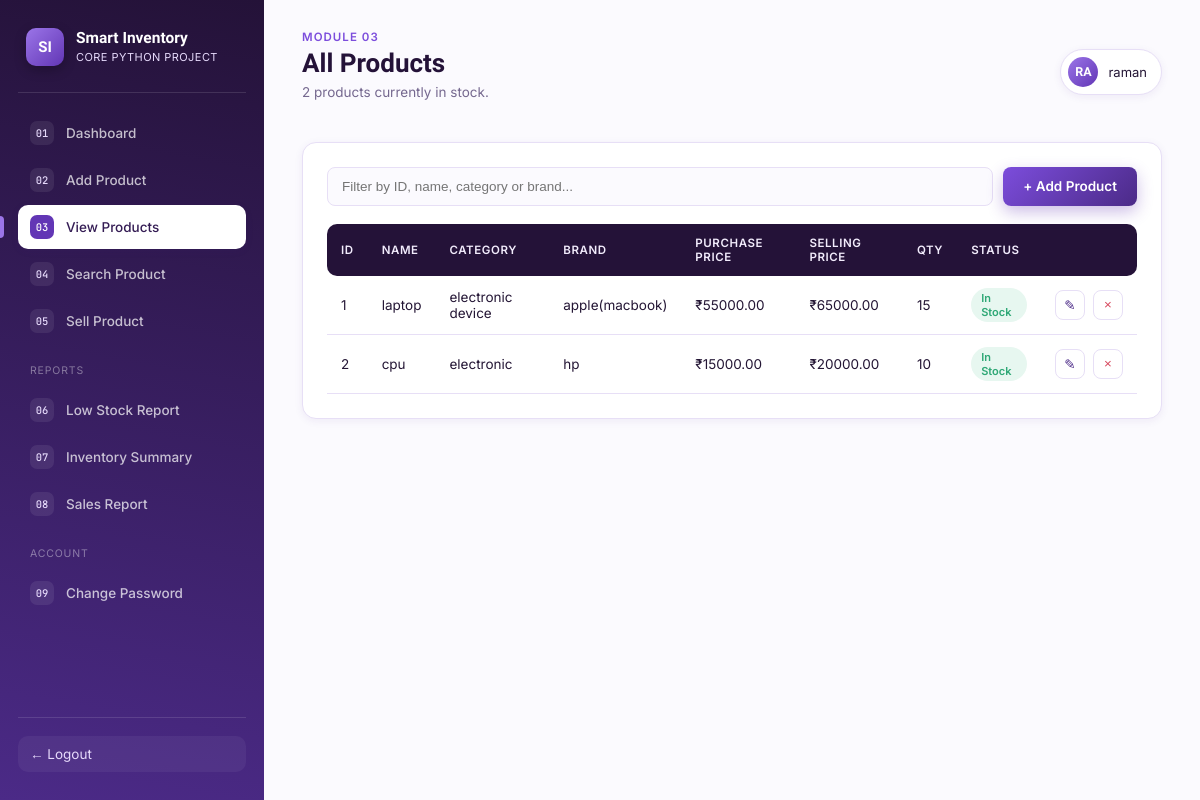
The page /products/ (signed in) on the database as committed earlier.
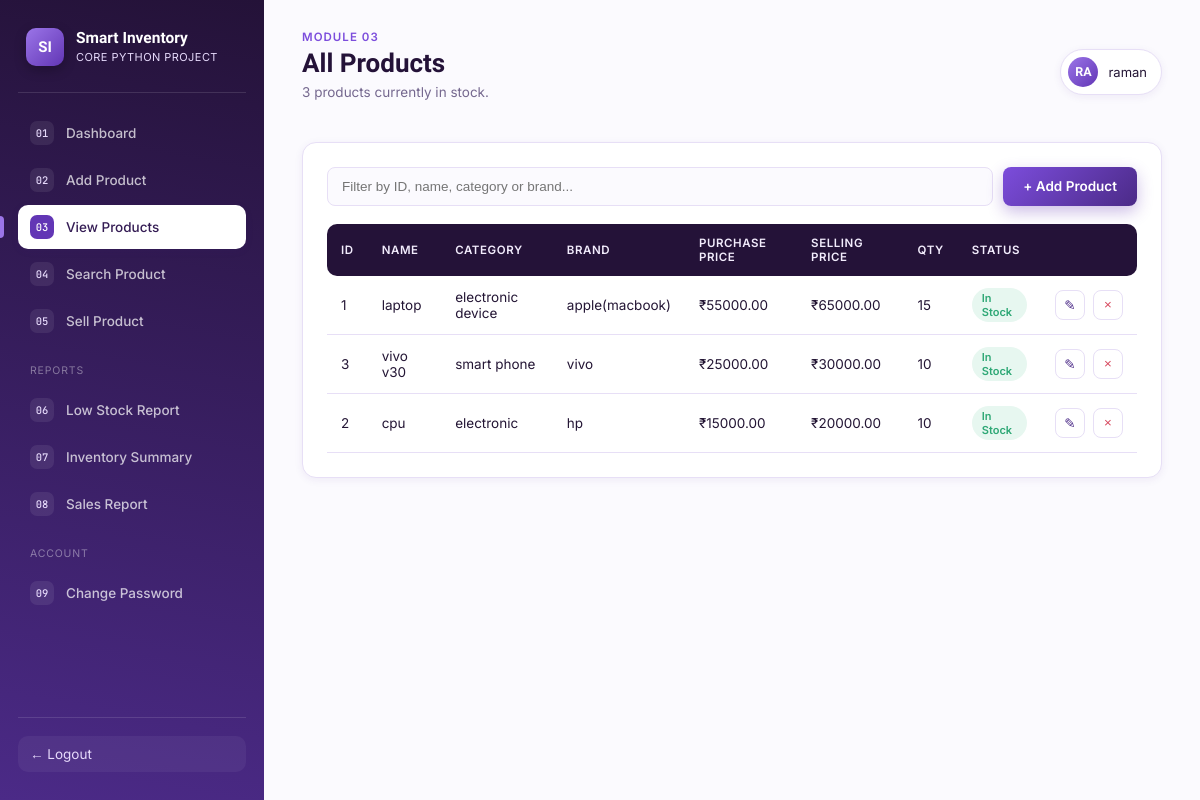
The same page on the database as committed later.
### inventory/models.py (models this page shows, shortened)
class Product(models.Model):
    GST_CHOICES = [
        (0, "0%"),
        (5, "5%"),
        (12, "12%"),
        (18, "18%"),
        (28, "28%"),
    ]
    product_id = models.CharField(max_length=20, unique=True)
    name = models.CharField(max_length=120)
    category = models.CharField(max_length=80)
    brand = models.CharField(max_length=80, blank=True)
    purchase_price = models.DecimalField(max_digits=10, decimal_places=2)
    selling_price = models.DecimalField(max_digits=10, decimal_places=2)
    quantity = models.PositiveIntegerField(default=0)
    gst_slab = models.PositiveSmallIntegerField(choices=GST_CHOICES, default=18)
    low_stock_threshold = models.PositiveIntegerField(default=5)
    created_at = models.DateTimeField(auto_now_add=True)
    updated_at = models.DateTimeField(auto_now=True)
    class Meta:
        ordering = ["product_id"]

### inventory/views.py (the view)
# urls.py: path('products/', views.view_products, name='view_products'),
@login_required
def view_products(request):
    products = Product.objects.all()
    return render(request, "view_products.html", {"products": products})

### inventory/templates/view_products.html (shortened to what this page needs)
{% extends "base.html" %}
{% block eyebrow %}<p class="page-eyebrow">Module 03</p>{% endblock %}
{% block page_title %}All Products{% endblock %}
{% block page_subtitle %}<p class="page-subtitle">{{ products|length|default:"0" }} products currently in stock.</p>{% endblock %}
{% block content %}
  <div class="card">
    <div class="search-bar">
      <input type="text" id="liveFilter" placeholder="Filter by ID, name, category or brand...">
      <a href="{% url 'add_product' %}" class="btn btn-primary">+ Add Product</a>
    </div>
    <div class="table-wrap">
      <table class="data-table" id="productTable">
        <thead>
          <tr>
            <th>ID</th><th>Name</th><th>Category</th><th>Brand</th>
            <th>Purchase Price</th><th>Selling Price</th><th>Qty</th><th>Status</th><th></th>
          </tr>
        </thead>
        <tbody>
          {% for product in products %}
          <tr>
            <td>{{ product.id }}</td>
            <td>{{ product.name }}</td>
            <td>{{ product.category }}</td>
            <td>{{ product.brand }}</td>
            <td>₹{{ product.purchase_price }}</td>
            <td>₹{{ product.selling_price }}</td>
            <td>{{ product.quantity }}</td>
            <td>
              {% if product.quantity < 5 %}
                <span class="badge badge-danger">Low Stock</span>
              {% else %}
                <span class="badge badge-success">In Stock</span>
              {% endif %}
            </td>
            <td>
              <div class="row-actions">
                <a href="{% url 'update_product' product.id %}" class="icon-btn" title="Update">&#9998;</a>
                <form method="post" action="{% url 'delete_product' product.id %}" data-confirm="Delete {{ product.name }}? This cannot be undone.">
                  <button type="submit" class="icon-btn danger" title="Delete">&times;</button>
                </form>
              </div>
            </td>
          </tr>
          {% endfor %}
        </tbody>
      </table>
    </div>
  </div>
{% endblock %}

### inventory/templates/base.html (shortened to what this page needs)
{% load static %}
<!DOCTYPE html>
<html lang="en">
<head>
    <link rel="stylesheet" href="{% static 'css/style.css' %}">
</head>
<body>
    <div class="app-shell">
        <aside class="sidebar">
            <div class="brand">
                <div class="brand-mark">SI</div>
                <div class="brand-name">
                    Smart Inventory
                    <span>Core Python Project</span>
                </div>
            </div>
            <ul class="nav-list">
                <li><a href="{% url 'dashboard' %}"
                        class="nav-item {% if request.resolver_match.url_name == 'dashboard' %}active{% endif %}">
                        <span class="nav-badge">01</span> Dashboard</a></li>
                <li><a href="{% url 'add_product' %}"
                        class="nav-item {% if request.resolver_match.url_name == 'add_product' %}active{% endif %}">
                        <span class="nav-badge">02</span> Add Product</a></li>
                <li><a href="{% url 'view_products' %}"
                        class="nav-item {% if request.resolver_match.url_name == 'view_products' %}active{% endif %}">
                        <span class="nav-badge">03</span> View Products</a></li>
                <li><a href="{% url 'search_product' %}"
                        class="nav-item {% if request.resolver_match.url_name == 'search_product' %}active{% endif %}">
                        <span class="nav-badge">04</span> Search Product</a></li>
                <li><a href="{% url 'sell_product' %}"
                        class="nav-item {% if request.resolver_match.url_name == 'sell_product' %}active{% endif %}">
                        <span class="nav-badge">05</span> Sell Product</a></li>
                <div class="nav-group-label">Reports</div>
                <li><a href="{% url 'low_stock_report' %}"
                        class="nav-item {% if request.resolver_match.url_name == 'low_stock_report' %}active{% endif %}">
                        <span class="nav-badge">06</span> Low Stock Report</a></li>
                <li><a href="{% url 'inventory_summary' %}"
                        class="nav-item {% if request.resolver_match.url_name == 'inventory_summary' %}active{% endif %}">
                        <span class="nav-badge">07</span> Inventory Summary</a></li>
                <li><a href="{% url 'sales_report' %}"
                        class="nav-item {% if request.resolver_match.url_name == 'sales_report' %}active{% endif %}">
                        <span class="nav-badge">08</span> Sales Report</a></li>
                <div class="nav-group-label">Account</div>
                <li><a href="{% url 'change_password' %}"
                        class="nav-item {% if request.resolver_match.url_name == 'change_password' %}active{% endif %}">
                        <span class="nav-badge">09</span> Change Password</a></li>
            </ul>
            <div class="sidebar-footer">
                <a href="{% url 'logout' %}" class="logout-link">&#8592; Logout</a>
            </div>
        </aside>
        <main class="main">
            <div class="topbar">
                <div>
                    {% block eyebrow %}<p class="page-eyebrow">Inventory / Overview</p>{% endblock %}
                    <h1 class="page-title">{% block page_title %}Dashboard{% endblock %}</h1>
                    {% block page_subtitle %}{% endblock %}
                </div>
                <div class="topbar-user">
                    <div class="avatar">{{ request.user.username|default:"AD"|slice:":2"|upper }}</div>
                    <span>{{ request.user.username|default:"Admin" }}</span>
                </div>
            </div>
            {% block content %}{% endblock %}
        </main>
    </div>
</body>
</html>

Rows that differ between the two databases and show on the page:
added Product: id "3", name "vivo v30", category "smart phone", brand "vivo", purchase_price "25000.00", selling_price "30000.00", quantity "10", shows "In Stock"
Other text that changed with them:
{{ products|length|default:"0" }}: "2" → "3"
